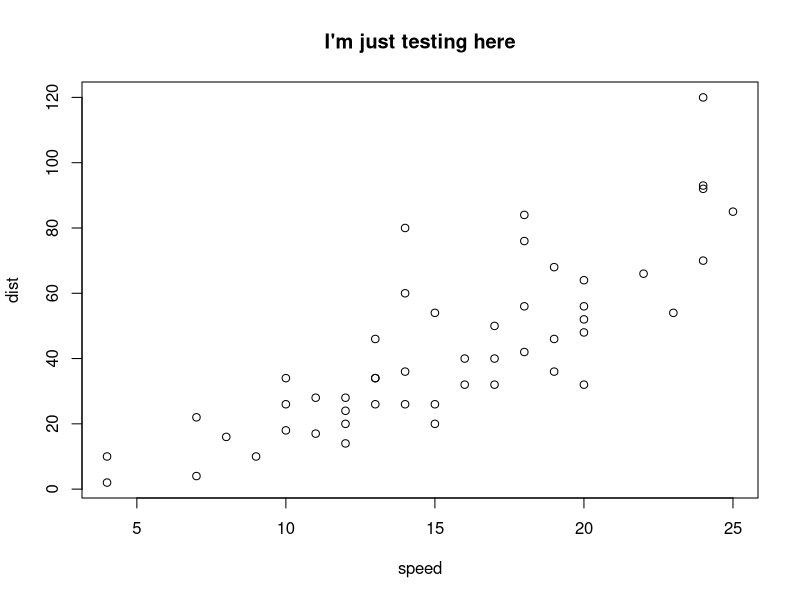

This figure's R source:
## ---- chunk 1
plot(cars,
     main = "I'm just testing here")
